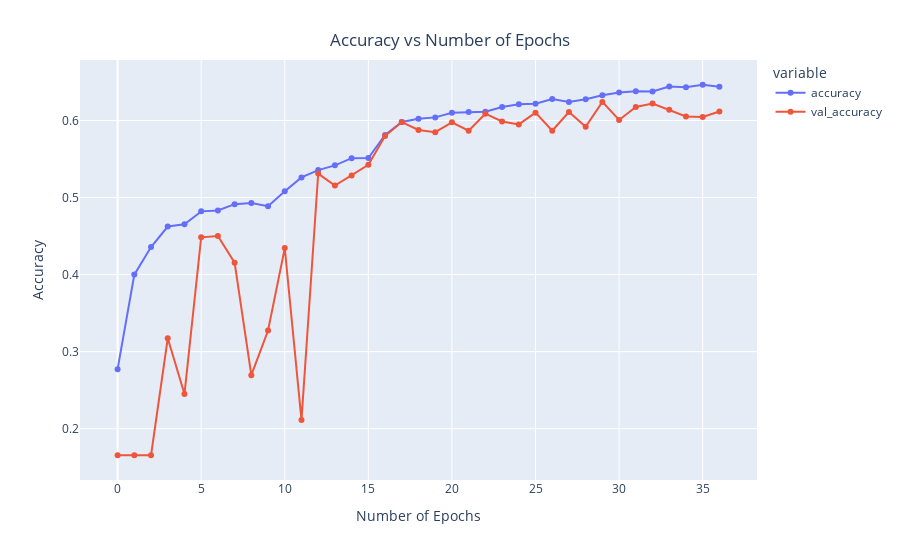
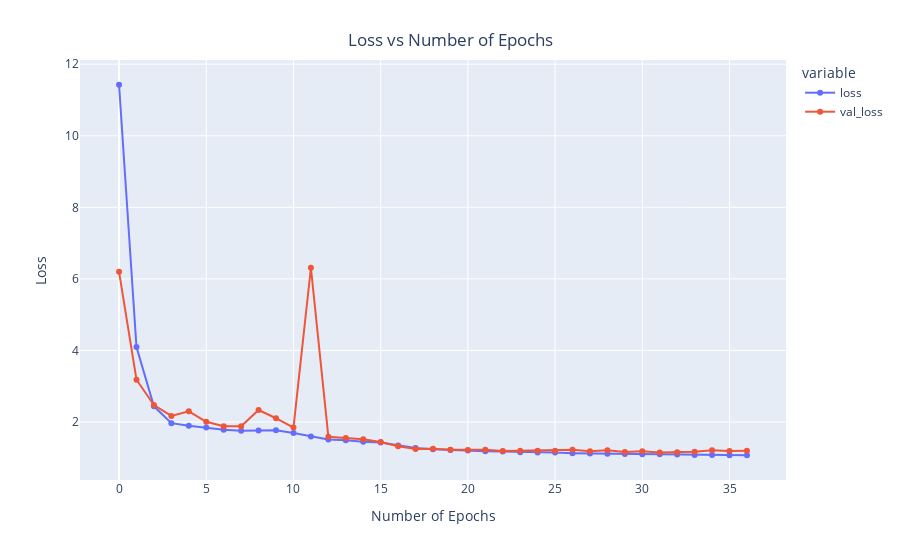

Here is the notebook cell these charts were saved with, in order:
### Markdown cell above
Plotting Training and Validation Metrics

### Code cell
# Converting the history object to a pandas DataFrame
hist = pd.DataFrame(history.history)

# Plotting training and validation accuracy
fig = px.line(data_frame=hist, y=["accuracy", "val_accuracy"], markers=True)
fig.update_xaxes(title="Number of Epochs")
fig.update_yaxes(title="Accuracy")
fig.update_layout(showlegend=True, title={'text': 'Accuracy vs Number of Epochs', 'y': 0.94, 'x': 0.5, 'xanchor': 'center', 'yanchor': 'top'})
fig.show()

# Plotting training and validation loss
fig = px.line(data_frame=hist, y=["loss", "val_loss"], markers=True)
fig.update_xaxes(title="Number of Epochs")
fig.update_yaxes(title="Loss")
fig.update_layout(showlegend=True, title={'text': 'Loss vs Number of Epochs', 'y': 0.94, 'x': 0.5, 'xanchor': 'center', 'yanchor': 'top'})
fig.show()

### Figure 1 — Plotly figure (JSON) as saved in the notebook; plotly's stock layout.template omitted (floating-point values rounded to 4 significant figures)
{"data": [{"hovertemplate": "variable=accuracy<br>index=%{x}<br>value=%{y}<extra></extra>", "legendgroup": "accuracy", "line": {"color": "#636efa", "dash": "solid"}, "marker": {"symbol": "circle"}, "mode": "lines+markers", "name": "accuracy", "orientation": "v", "showlegend": true, "type": "scatter", "x": [0, 1, 2, 3, 4, 5, 6, 7, 8, 9, 10, 11, 12, 13, 14, 15, 16, 17, 18, 19, 20, 21, 22, 23, 24, 25, 26, 27, 28, 29, 30, 31, 32, 33, 34, 35, 36], "xaxis": "x", "y": [0.2773, 0.3999, 0.4357, 0.4624, 0.4654, 0.482, 0.4833, 0.4914, 0.493, 0.4888, 0.5083, 0.5261, 0.5357, 0.5417, 0.5511, 0.5512, 0.5812, 0.5981, 0.6021, 0.604, 0.6101, 0.611, 0.6115, 0.6175, 0.621, 0.6216, 0.6278, 0.624, 0.6277, 0.6328, 0.6363, 0.638, 0.6376, 0.644, 0.6432, 0.6464, 0.6438], "yaxis": "y"}, {"hovertemplate": "variable=val_accuracy<br>index=%{x}<br>value=%{y}<extra></extra>", "legendgroup": "val_accuracy", "line": {"color": "#EF553B", "dash": "solid"}, "marker": {"symbol": "circle"}, "mode": "lines+markers", "name": "val_accuracy", "orientation": "v", "showlegend": true, "type": "scatter", "x": [0, 1, 2, 3, 4, 5, 6, 7, 8, 9, 10, 11, 12, 13, 14, 15, 16, 17, 18, 19, 20, 21, 22, 23, 24, 25, 26, 27, 28, 29, 30, 31, 32, 33, 34, 35, 36], "xaxis": "x", "y": [0.1655, 0.1655, 0.1655, 0.3174, 0.2449, 0.4483, 0.45, 0.4154, 0.2694, 0.3274, 0.4344, 0.2112, 0.5311, 0.5155, 0.5286, 0.5425, 0.5798, 0.5979, 0.5876, 0.5848, 0.5977, 0.5868, 0.6088, 0.5988, 0.5949, 0.6102, 0.5868, 0.611, 0.5918, 0.6241, 0.6007, 0.6174, 0.6219, 0.6138, 0.6052, 0.6046, 0.6116], "yaxis": "y"}], "layout": {"legend": {"title": {"text": "variable"}, "tracegroupgap": 0}, "margin": {"t": 60}, "showlegend": true, "title": {"text": "Accuracy vs Number of Epochs", "x": 0.5, "xanchor": "center", "y": 0.94, "yanchor": "top"}, "xaxis": {"anchor": "y", "domain": [0, 1], "title": {"text": "Number of Epochs"}}, "yaxis": {"anchor": "x", "domain": [0, 1], "title": {"text": "Accuracy"}}}}

### Figure 2 — Plotly figure (JSON) as saved in the notebook; plotly's stock layout.template omitted (floating-point values rounded to 4 significant figures)
{"data": [{"hovertemplate": "variable=loss<br>index=%{x}<br>value=%{y}<extra></extra>", "legendgroup": "loss", "line": {"color": "#636efa", "dash": "solid"}, "marker": {"symbol": "circle"}, "mode": "lines+markers", "name": "loss", "orientation": "v", "showlegend": true, "type": "scatter", "x": [0, 1, 2, 3, 4, 5, 6, 7, 8, 9, 10, 11, 12, 13, 14, 15, 16, 17, 18, 19, 20, 21, 22, 23, 24, 25, 26, 27, 28, 29, 30, 31, 32, 33, 34, 35, 36], "xaxis": "x", "y": [11.43, 4.094, 2.438, 1.968, 1.895, 1.846, 1.783, 1.755, 1.765, 1.77, 1.69, 1.597, 1.509, 1.489, 1.446, 1.427, 1.345, 1.272, 1.24, 1.216, 1.2, 1.183, 1.175, 1.158, 1.149, 1.145, 1.129, 1.122, 1.114, 1.106, 1.1, 1.095, 1.092, 1.077, 1.076, 1.073, 1.071], "yaxis": "y"}, {"hovertemplate": "variable=val_loss<br>index=%{x}<br>value=%{y}<extra></extra>", "legendgroup": "val_loss", "line": {"color": "#EF553B", "dash": "solid"}, "marker": {"symbol": "circle"}, "mode": "lines+markers", "name": "val_loss", "orientation": "v", "showlegend": true, "type": "scatter", "x": [0, 1, 2, 3, 4, 5, 6, 7, 8, 9, 10, 11, 12, 13, 14, 15, 16, 17, 18, 19, 20, 21, 22, 23, 24, 25, 26, 27, 28, 29, 30, 31, 32, 33, 34, 35, 36], "xaxis": "x", "y": [6.196, 3.182, 2.474, 2.171, 2.299, 2.005, 1.883, 1.881, 2.335, 2.105, 1.844, 6.311, 1.589, 1.55, 1.515, 1.441, 1.324, 1.247, 1.251, 1.225, 1.214, 1.223, 1.191, 1.195, 1.199, 1.197, 1.223, 1.18, 1.208, 1.163, 1.18, 1.151, 1.154, 1.169, 1.208, 1.189, 1.195], "yaxis": "y"}], "layout": {"legend": {"title": {"text": "variable"}, "tracegroupgap": 0}, "margin": {"t": 60}, "showlegend": true, "title": {"text": "Loss vs Number of Epochs", "x": 0.5, "xanchor": "center", "y": 0.94, "yanchor": "top"}, "xaxis": {"anchor": "y", "domain": [0, 1], "title": {"text": "Number of Epochs"}}, "yaxis": {"anchor": "x", "domain": [0, 1], "title": {"text": "Loss"}}}}
